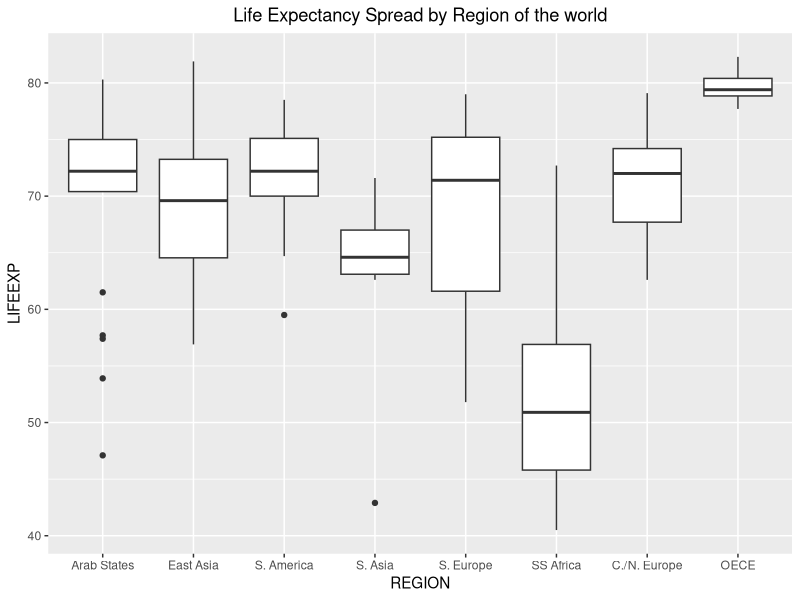

Write the R code that produced this figure.
## ---- chunk 1
knitr::opts_chunk$set(echo = TRUE)
## ---- chunk 2
library(ggplot2)
library(readxl)
## ---- chunk 3
carbData <- read_excel("Table 6.3 Carbohydrate diet-1.xls", skip = 2, sheet = "Sheet1")
## ---- chunk 4
mod_B <- lm("carbohydrate ~ age + protein", data = carbData)
summary(mod_B)
## ---- chunk 5
beta_hat <- mod_B$coefficients['age']
se_beta_hat <- sqrt(diag(vcov(mod_B)))['age']
CI_bh <- c(beta_hat - 1.96*se_beta_hat, beta_hat + 1.96*se_beta_hat)
names(CI_bh) <- c("Lower Bound", "Upper Bound")
CI_bh
## ---- chunk 6
t_stat <- beta_hat/se_beta_hat
prob_t <- 2*pt(t_stat, df = dim(carbData) - 3)[1]
prob_t
## ---- chunk 7
mod_A <- lm('carbohydrate ~ protein', data = carbData)
summary(mod_A)
## ---- chunk 8
pred_data <- data.frame(protein = c(21))
yhat <- predict.lm(mod_A, pred_data)
n <- dim(carbData)[1]
se_yhat <-  summary(mod_A)$sigma *
sqrt(1 + 1/n + ((21 - mean(carbData$protein))^2)/((n-1)*var(carbData$protein)))
PI <- c(yhat - qt(0.975, df = 18)*se_yhat, yhat + qt(0.975, df = 18)*se_yhat)
names(PI) <- c("PI lower Bound", "PI upper Bound")
PI
## ---- chunk 9
SST <- var(carbData$carbohydrate)*(n - 1)
SSE_full <- SST * (1 - summary(mod_B)$r.squared)
SSE_reduced <- SST * (1 - summary(mod_A)$r.squared)
MSE <- (summary(mod_B)$sigma)^2
F_stat <- (SSE_reduced - SSE_full)/MSE
F_stat
## ---- chunk 10
pf(F_stat, df1 = 1, df2 = n - 3, lower.tail = FALSE)
## ---- chunk 11
UN_data <- read.csv("UNLifeExpectancy-3.csv", header = TRUE)
## ---- chunk 12
reg_UN <- lm("LIFEEXP ~ FERTILITY + PUBLICEDUCATION + log(PRIVATEHEALTH)",
             data = UN_data)
summary(reg_UN)
## ---- chunk 13
#reg_UN_red <- lm("LIFEEXP ~ FERTILITY", data = UN_data)
#SST_UN <- var(UN_data$LIFEEXP)*(n_UN - 1)
#SSE_full_UN <- SST_UN * (1 - summary(reg_UN)$r.squared)
#SSE_reduced_UN <- SST_UN * (1 - summary(reg_UN_red)$r.squared)
#MSE_UN <- (summary(reg_UN)$sigma)^2
#F_stat_UN <- (SSE_reduced_UN - SSE_full_UN)/(2*MSE_UN)
#F_stat_UN
#attributes(summary(reg_UN_red))
#summary(reg_UN_red)$df
#summary(reg_UN)$df
#summary(reg_UN_red)
## ---- chunk 14
UN_data$REGION <- factor(UN_data$REGION, levels = 1:8, ordered = TRUE)
RegionLabels <- c("Arab States", "East Asia", "S. America", "S. Asia", 
                  "S. Europe", "SS Africa", "C./N. Europe",
                  "OECE")
ggplot(UN_data) + geom_boxplot(aes(x = REGION, y = LIFEEXP)) +
  scale_x_discrete(labels= RegionLabels) + 
  ggtitle("Life Expectancy Spread by Region of the world") +
  theme(plot.title = element_text(hjust = 0.5))
  
